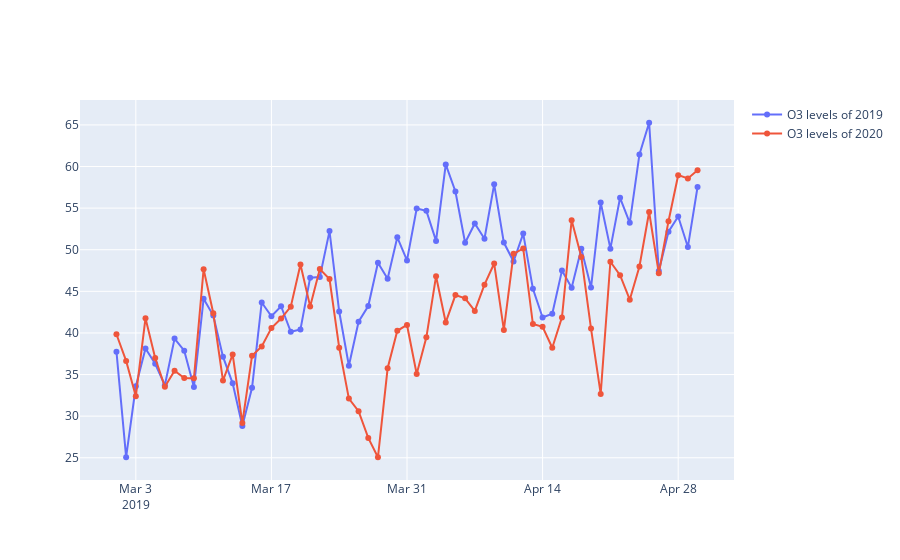

Notebook source saved alongside this figure:
### Code cell
fig = go.Figure()
fig.add_trace(go.Scatter(x=Mar_may_2019['Date'], y=Mar_may_2019['O3'],
                    mode='lines+markers',
                    name='O3 levels of 2019'))
fig.add_trace(go.Scatter(x=Mar_may_2019['Date'], y=Mar_may_2020['O3'],
                    mode='lines+markers',
                    name='O3 levels of 2020'))

fig.show()
